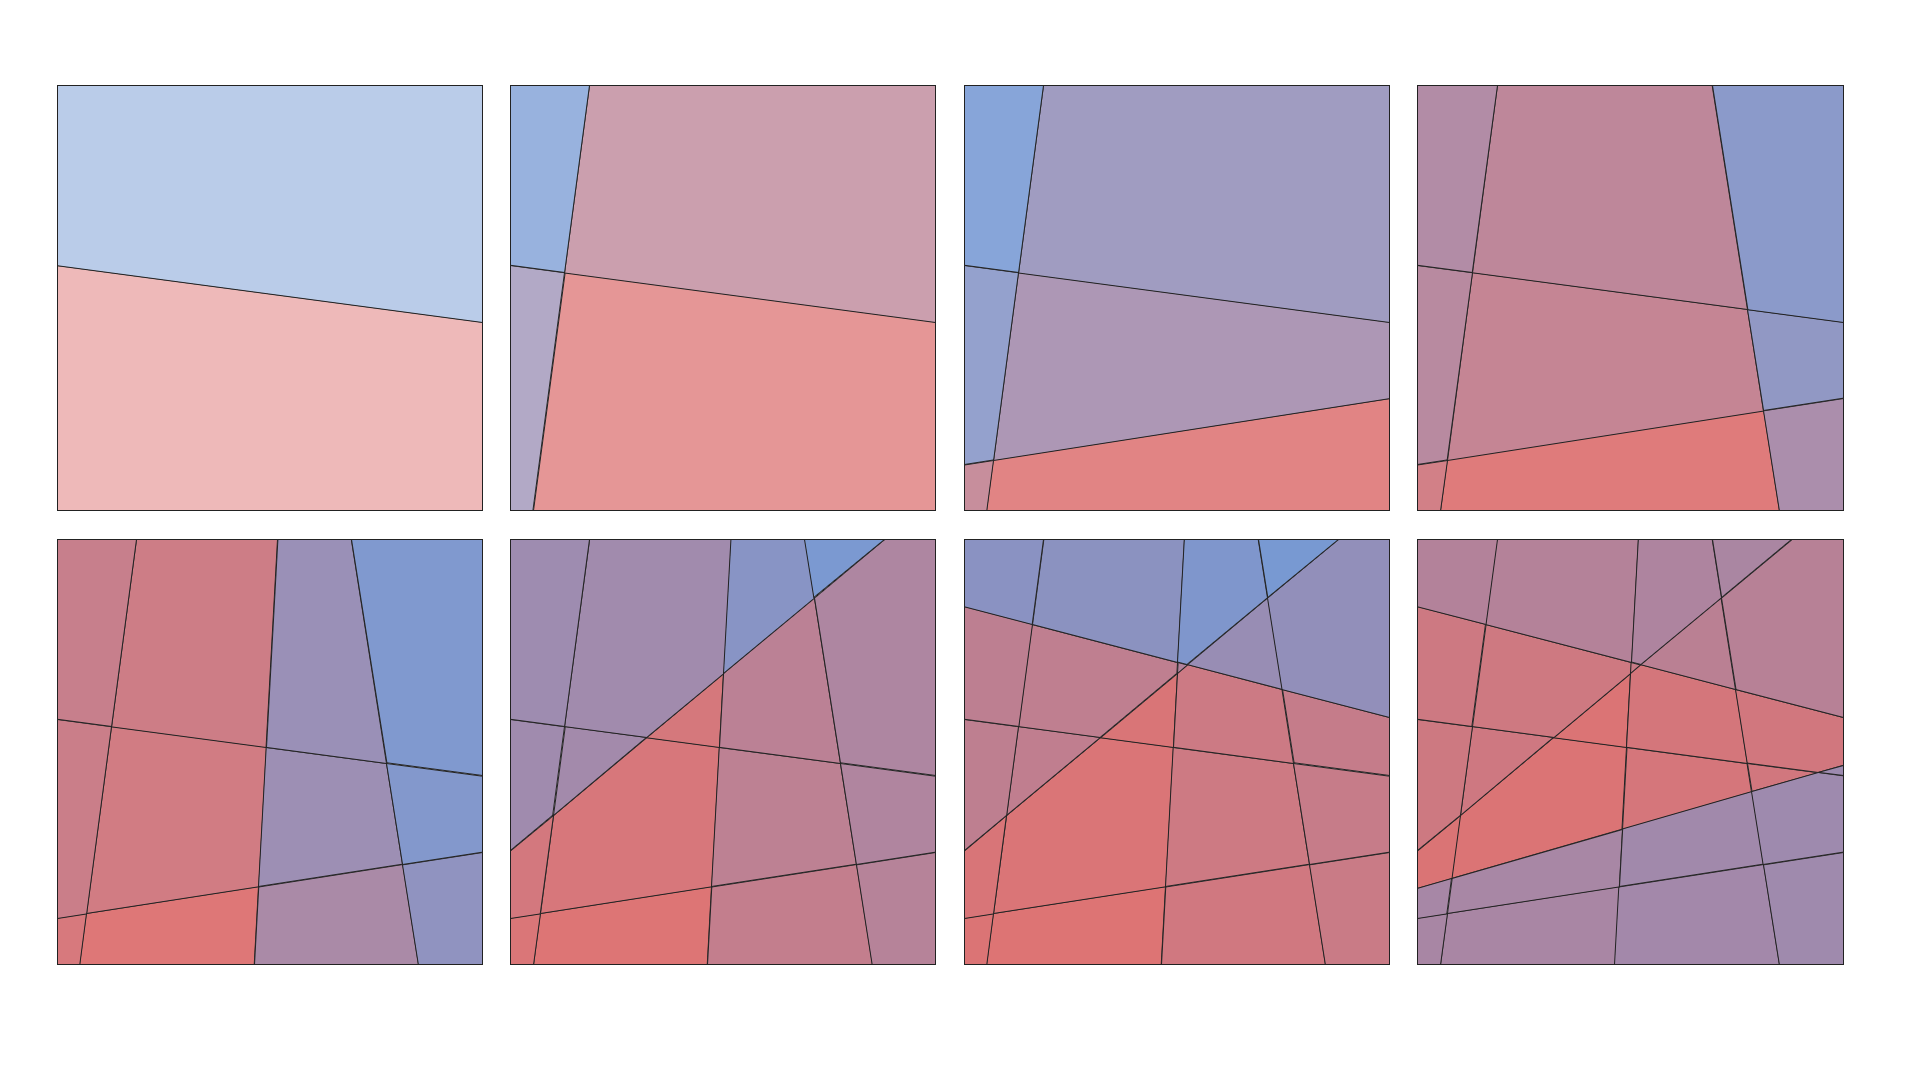

This chart was generated by the following Python code:
from typing import List, Tuple

from pptx_shapes import Presentation
from pptx_shapes.shapes import Group, Polygon
from pptx_shapes.style import FillStyle, StrokeStyle


def split_polygon(polygon: List[Tuple[float, float]], line: Tuple[float, float, float]) -> Tuple[List[Tuple[float, float]], List[Tuple[float, float]]]:
    polygon1, polygon2 = [], []
    a, b, c = line

    for i, (x1, y1) in enumerate(polygon):
        x2, y2 = polygon[(i + 1) % len(polygon)]

        sign1 = a * x1 + b * y1 + c
        sign2 = a * x2 + b * y2 + c

        if sign1 <= 0:
            polygon1.append((x1, y1))

        if sign1 >= 0:
            polygon2.append((x1, y1))

        if sign1 * sign2 >= 0:
            continue

        t = sign1 / (sign1 - sign2)
        x = x1 + t * (x2 - x1)
        y = y1 + t * (y2 - y1)

        polygon1.append((x, y))
        polygon2.append((x, y))

    return polygon1, polygon2


def mix_colors(color1: str, color2: str) -> str:
    r1, g1, b1 = color1[1:3], color1[3:5], color1[5:]
    r2, g2, b2 = color2[1:3], color2[3:5], color2[5:]

    r = (int(r1, 16) + int(r2, 16)) // 2
    g = (int(g1, 16) + int(g2, 16)) // 2
    b = (int(b1, 16) + int(b2, 16)) // 2

    return f"#{r:02X}{g:02X}{b:02X}"


def split_polygons(polygons: List[dict], line: Tuple[float, float, float]) -> List[dict]:
    new_polygons = []

    for polygon in polygons:
        polygon1, polygon2 = split_polygon(polygon=polygon["points"], line=line)

        if len(polygon1) > 2:
            new_polygons.append({"points": polygon1, "color": mix_colors(polygon["color"], "#dd7373")})

        if len(polygon2) > 2:
            new_polygons.append({"points": polygon2, "color": mix_colors(polygon["color"], "#7699d4")})

    return new_polygons


def view_points(points: List[Tuple[float, float]], limits: dict, x0: float, y0: float, width: float, height: float) -> List[Tuple[float, float]]:
    mapped_points = []

    for x, y in points:
        x = x0 + (x - limits["x_min"]) / (limits["x_max"] - limits["x_min"]) * width
        y = y0 + (limits["y_max"] - y) / (limits["y_max"] - limits["y_min"]) * height
        mapped_points.append((x, y))

    return mapped_points


def main() -> None:
    lines = [
        (0.04, 0.3, -0.01),
        (-0.75, 0.1, -0.97),
        (-0.14, 0.9, 0.96),
        (1.14, 0.18, -1.05),
        (1.27, -0.07, 0.04),
        (-0.2, 0.24, -0.15),
        (0.35, 1.34, -0.96),
        (0.26, -0.9, -0.54)
    ]

    limits = {"x_min": -1.7, "y_min": -1.7, "x_max": 1.7, "y_max": 1.7}
    polygons = [
        {"points": [(-1.7, -1.7), (-1.7, 1.7), (1.7, 1.7), (1.7, -1.7)], "color": "#ffffff"}
    ]

    x0, y0 = 1, 1.5
    size = 7.5
    gap = 0.5
    columns = 4

    with Presentation(presentation_path="empty.pptx") as presentation:
        for i, line in enumerate(lines):
            polygons = split_polygons(polygons=polygons, line=line)
            x = x0 + (size + gap) * (i % columns)
            y = y0 + (size + gap) * (i // columns)

            shapes = []
            for polygon in polygons:
                points = view_points(points=polygon["points"], limits=limits, x0=x, y0=y, width=size, height=size)
                shapes.append(Polygon(points=points, fill=FillStyle(color=polygon["color"]), stroke=StrokeStyle(color="#222", thickness=0.5)))

            presentation.add(shape=Group(shapes=shapes))

        presentation.save("polygons.pptx")


if __name__ == "__main__":
    main()
